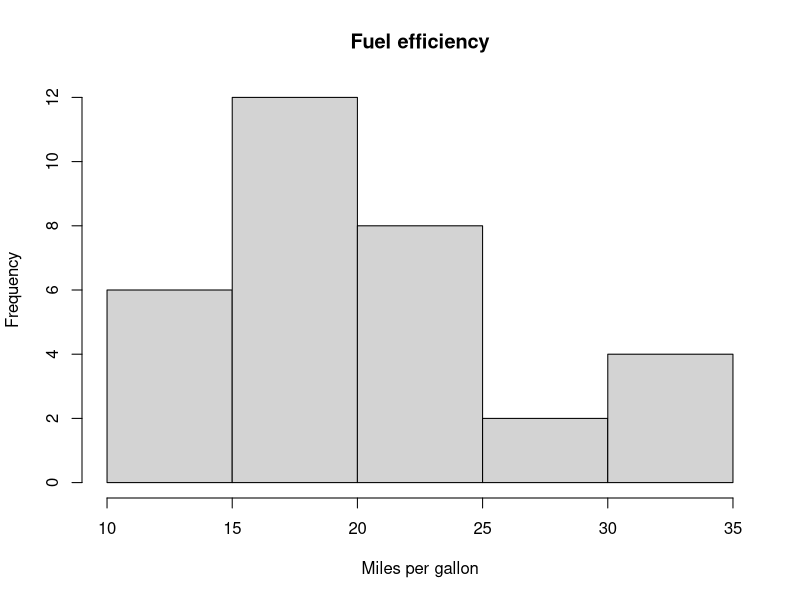

R code for this plot:
data(mtcars)
summary(mtcars$mpg)
hist(mtcars$mpg, main="Fuel efficiency",
     xlab="Miles per gallon")

print("now the other way")

print("to jest zmiana w moim nowym branchu - Lukasz")
